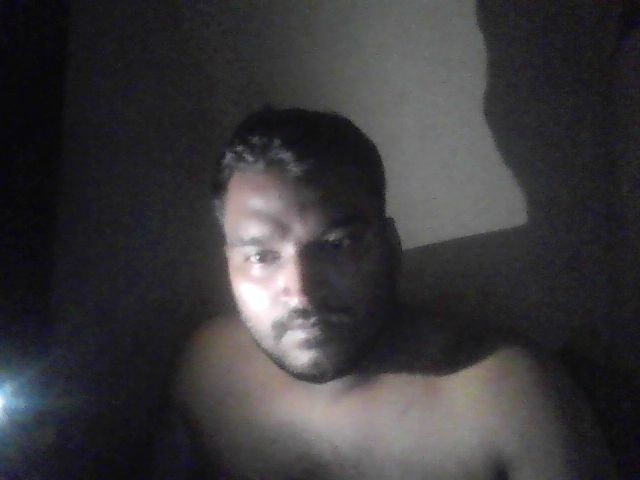
#> input picture temp/face_006be38c0028490f8b7e80a45dd6667d.jpg, 640 x 480 px
$ python -i skin_tone.py   (imports and definitions only)
#> lines starting #> are read from the running program, lines starting #| are printed output that depends on the picture
import cv2
import numpy as np


class SkinToneAnalyzer:
    def __init__(self):
        cascade_path = cv2.data.haarcascades + 'haarcascade_frontalface_default.xml'
        self.face_cascade = cv2.CascadeClassifier(cascade_path)

    def analyze_skin_tone(self, img_rgb: np.ndarray) -> dict:
        try:
            gray = cv2.cvtColor(img_rgb, cv2.COLOR_RGB2GRAY)
            faces = self.face_cascade.detectMultiScale(gray, 1.1, 5, minSize=(100, 100))
#> faces = [[218, 194, 162, 162]]
            if len(faces) == 0:
                print("[SkinTone] No face detected")
                return {"tone": "Medium", "confidence": 50, "details": "No face detected"}

            x, y, w, h = faces[0]
#> x = 218; y = 194; w = 162; h = 162

            regions = {
                "left_cheek":  (y + int(h*0.40), y + int(h*0.70), x + int(w*0.05), x + int(w*0.30)),
                "right_cheek": (y + int(h*0.40), y + int(h*0.70), x + int(w*0.70), x + int(w*0.95)),
                "forehead":    (y + int(h*0.05), y + int(h*0.30), x + int(w*0.20), x + int(w*0.80)),
                "nose":        (y + int(h*0.42), y + int(h*0.60), x + int(w*0.35), x + int(w*0.65)),
            }
#> regions = {'left_cheek': (258, 307, 226, 266), 'right_cheek': (258, 307, 331, 371), 'forehead': (202, 242, 250, 347), 'nose': (262, 291, 274, 323)}

            all_pixels = []
            for y1, y2, x1, x2 in regions.values():
                if y2 > y1 and x2 > x1:
                    region = img_rgb[y1:y2, x1:x2]
                    if region.size > 0:
                        all_pixels.append(region)
#> this loop made 4 passes
#> pass 1, in analyze_skin_tone, `region = img_rgb[y1:y2, x1:x2]`:
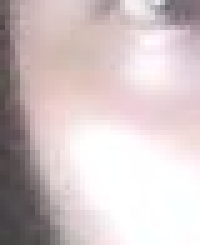
#> region: shape (49, 40, 3) (shown 5 times larger); mean R, G, B 210.5, 197.4, 198.4
#> pass 2, in analyze_skin_tone, `region = img_rgb[y1:y2, x1:x2]`:
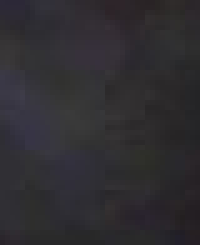
#> region: shape (49, 40, 3) (shown 5 times larger); mean R, G, B 47.1, 45.2, 49.2
#> pass 3, in analyze_skin_tone, `region = img_rgb[y1:y2, x1:x2]`:
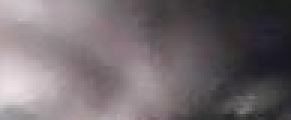
#> region: shape (40, 97, 3) (shown 3 times larger); mean R, G, B 114.5, 106.1, 110
#> after the loop, all_pixels = 4 items

            if not all_pixels:
                print("[SkinTone] No skin regions found")
                return {"tone": "Medium", "confidence": 50, "details": "No skin regions found"}

            combined = np.concatenate([p.reshape(-1, 3) for p in all_pixels], axis=0)
            pixels_uint8 = combined.astype(np.uint8)

            ycrcb = cv2.cvtColor(pixels_uint8.reshape(1, -1, 3), cv2.COLOR_RGB2YCrCb)
            avg_y = float(np.mean(ycrcb[0, :, 0]))
#> avg_y = 120.3

            hsv = cv2.cvtColor(pixels_uint8.reshape(1, -1, 3), cv2.COLOR_RGB2HSV)
            avg_h = float(np.mean(hsv[0, :, 0]))
#> avg_h = 127.3
            avg_s = float(np.mean(hsv[0, :, 1]))
#> avg_s = 22.39
            avg_v = float(np.mean(hsv[0, :, 2]))
#> avg_v = 127.3

            lab = cv2.cvtColor(pixels_uint8.reshape(1, -1, 3), cv2.COLOR_RGB2Lab)
            avg_l = float(np.mean(lab[0, :, 0]))
#> avg_l = 124.2
            avg_a = float(np.mean(lab[0, :, 1]))
#> avg_a = 132.1
            avg_b_val = float(np.mean(lab[0, :, 2]))
#> avg_b_val = 127.5

            brightness_score = avg_y * 0.5 + avg_l * 0.5
#> brightness_score = 122.3

            tone = "Medium"
            confidence = 60
            undertone = "Neutral"

            if avg_a > 14:
                undertone = "Warm"
            elif avg_a < 10:
                undertone = "Cool"
            else:
                undertone = "Neutral"

            if brightness_score > 185:
                tone = "Fair"
                confidence = 80 + int((brightness_score - 185) / 7)
            elif brightness_score > 160:
                tone = "Light"
                confidence = 75
            elif brightness_score > 130:
                tone = "Medium"
                confidence = 80
            elif brightness_score > 105:
                tone = "Tan"
                confidence = 75
            elif brightness_score > 80:
                tone = "Dark"
                confidence = 80
            else:
                tone = "Deep"
                confidence = 85 + int((80 - brightness_score) / 4)

            confidence = min(98, max(40, confidence))

            if avg_s > 50:
                tone_quality = "Rich"
            elif avg_s > 30:
                tone_quality = "Natural"
            else:
                tone_quality = "Subtle"

            details = f"{tone_quality} {tone} tone with {undertone.lower()} undertone"

            print(f"[SkinTone] Tone={tone} ({confidence}%), Y={avg_y:.0f}, "
                  f"L={avg_l:.0f}, H={avg_h:.0f}, S={avg_s:.0f}, "
                  f"Undertone={undertone}, Detail='{details}'")
#| [SkinTone] Tone=Tan (75%), Y=120, L=124, H=127, S=22, Undertone=Warm, Detail='Subtle Tan tone with warm undertone'

            return {
                "tone": tone,
                "confidence": confidence,
                "undertone": undertone,
                "detail": details,
                "metrics": {
                    "brightness": round(brightness_score, 1),
                    "luminance_y": round(avg_y, 1),
                    "lightness_l": round(avg_l, 1),
                    "redness_a": round(avg_a, 1),
                    "yellowness_b": round(avg_b_val, 1),
                    "hue": round(avg_h, 1),
                    "saturation": round(avg_s, 1),
                    "value": round(avg_v, 1),
                },
            }

        except Exception as e:
            print(f"[SkinTone] Analysis error: {e}")
            return {"tone": "Medium", "confidence": 50, "details": "Analysis error"}


skin_analyzer = SkinToneAnalyzer()

>>> import cv2
>>> picture = cv2.cvtColor(cv2.imread('../temp/face_006be38c0028490f8b7e80a45dd6667d.jpg'), cv2.COLOR_BGR2RGB)
>>> result = SkinToneAnalyzer().analyze_skin_tone(picture)
#> result = 5 items

$ run again, on temp/face_067bfce3b1fb4251bda65eeeea823436.jpg
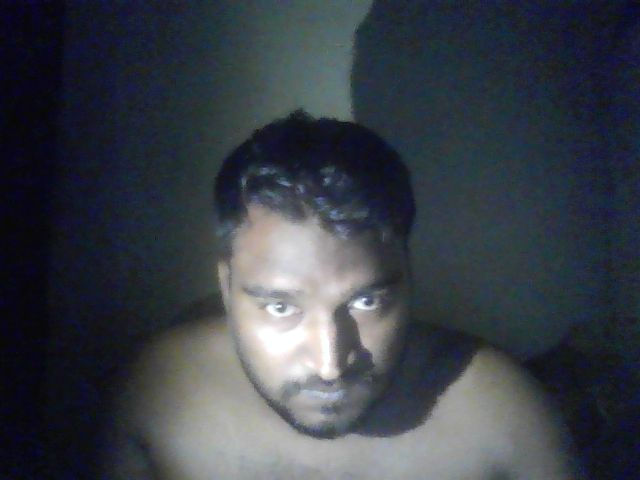
#> input picture temp/face_067bfce3b1fb4251bda65eeeea823436.jpg, 640 x 480 px
#> in analyze_skin_tone, `gray = cv2.cvtColor(img_rgb, cv2.COLOR_RGB2GRAY)`:
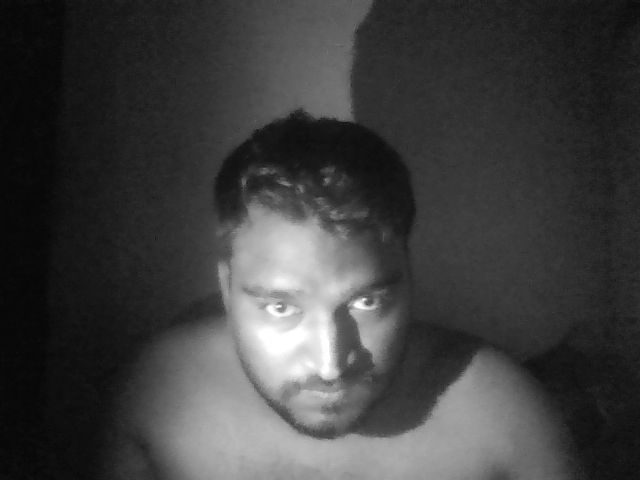
#> gray: shape (480, 640); min 5, max 255, mean 62.5
#> faces = [[221, 232, 198, 198]]
#> x = 221; y = 232; w = 198
#> regions = {'left_cheek': (311, 370, 230, 280), 'right_cheek': (311, 370, 359, 409), 'forehead': (241, 291, 260, 379), 'nose': (315, 350, 290, 349)}
#> the loop in analyze_skin_tone, `for y1, y2, x1, x2 in regions.values():` made 4 passes
#> pass 3, in analyze_skin_tone, `region = img_rgb[y1:y2, x1:x2]`:
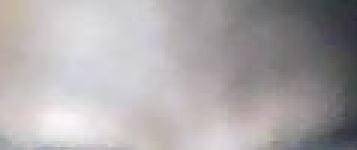
#> region: shape (50, 119, 3) (shown 3 times larger); mean R, G, B 172.1, 168.1, 169.4
#> after the loop in analyze_skin_tone, `for y1, y2, x1, x2 in regions.values():`: all_pixels = 4 items
#> avg_y = 165.1
#> avg_h = 79.41
#> avg_s = 15.06
#> avg_v = 169.7
#> avg_l = 170.6
#> avg_a = 129.3
#> avg_b_val = 128.5
#> brightness_score = 167.8
#| [SkinTone] Tone=Light (75%), Y=165, L=171, H=79, S=15, Undertone=Warm, Detail='Subtle Light tone with warm undertone'
#> result = 5 items

$ run again, on temp/face_0806d261dca444a0a50db295dac2075f.jpg
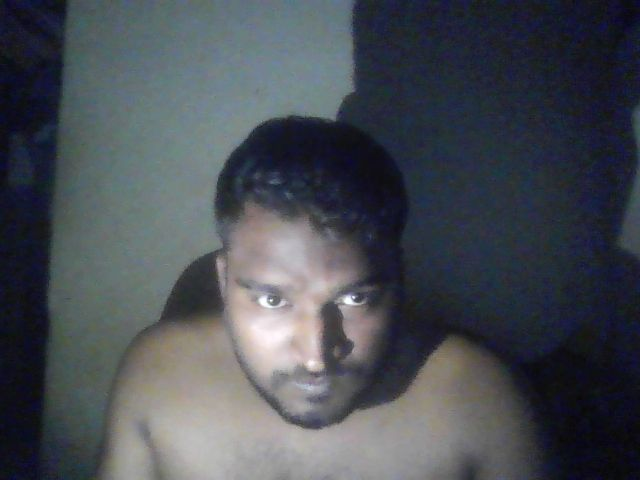
#> input picture temp/face_0806d261dca444a0a50db295dac2075f.jpg, 640 x 480 px
#> in analyze_skin_tone, `gray = cv2.cvtColor(img_rgb, cv2.COLOR_RGB2GRAY)`:
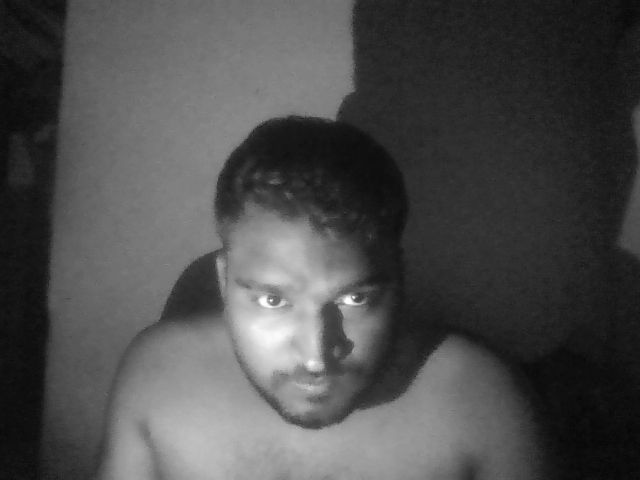
#> gray: shape (480, 640); min 6, max 255, mean 76.6
#> faces = [[212, 226, 196, 196]]
#> x = 212; y = 226; w = 196
#> regions = {'left_cheek': (304, 363, 221, 270), 'right_cheek': (304, 363, 349, 398), 'forehead': (235, 284, 251, 368), 'nose': (308, 343, 280, 339)}
#> the loop in analyze_skin_tone, `for y1, y2, x1, x2 in regions.values():` made 4 passes
#> pass 3, in analyze_skin_tone, `region = img_rgb[y1:y2, x1:x2]`:
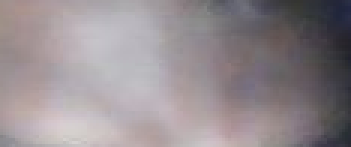
#> region: shape (49, 117, 3) (shown 3 times larger); mean R, G, B 148.2, 139.6, 143.7
#> after the loop in analyze_skin_tone, `for y1, y2, x1, x2 in regions.values():`: all_pixels = 4 items
#> avg_y = 141.6
#> avg_h = 105.3
#> avg_s = 23.95
#> avg_v = 149.7
#> avg_l = 147.3
#> avg_a = 132
#> avg_b_val = 127.9
#> brightness_score = 144.5
#| [SkinTone] Tone=Medium (80%), Y=142, L=147, H=105, S=24, Undertone=Warm, Detail='Subtle Medium tone with warm undertone'
#> result = 5 items
